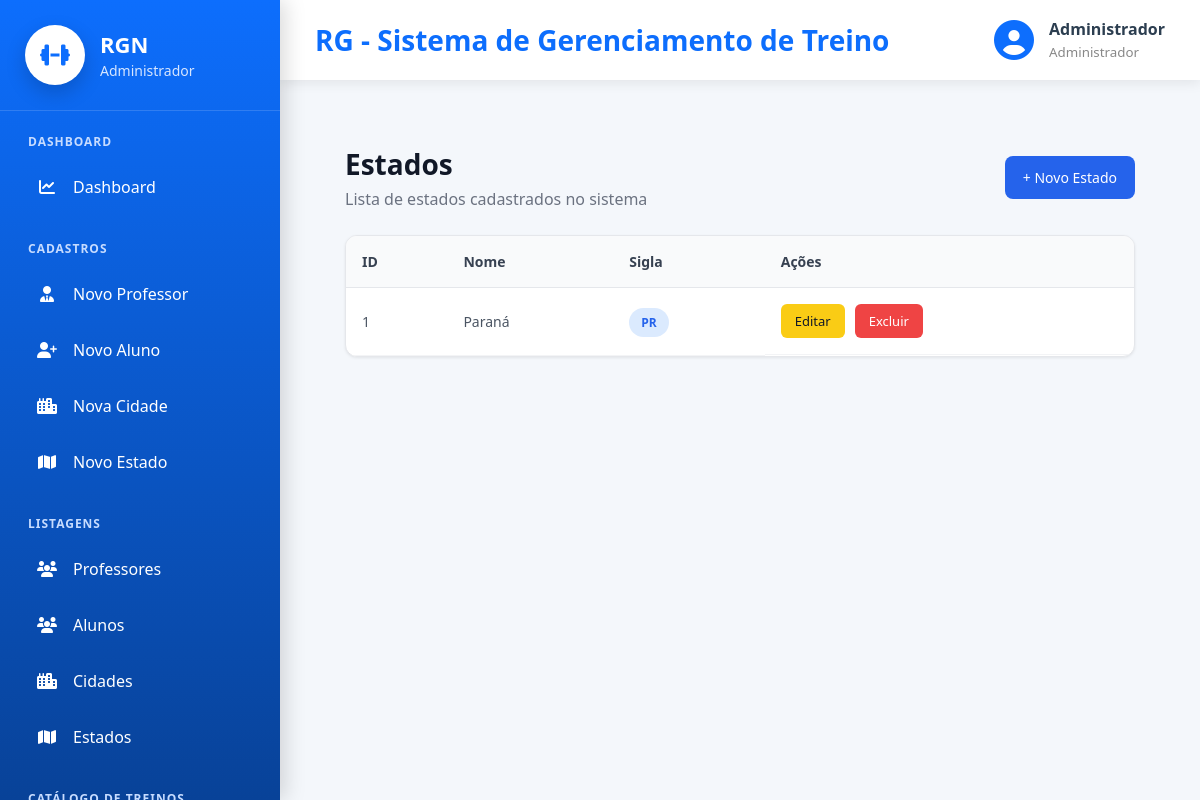
Page /cadastros/listar/estado/ (signed in) on the committed database.
### cadastros/models.py (models this page shows, shortened)
class Auditoria(models.Model):
    cadastrado_em = models.DateTimeField(auto_now_add=True, verbose_name="Cadastrado em")
    atualizado_em = models.DateTimeField(auto_now=True, verbose_name="Atualizado em")
    class Meta:
        abstract = True

class Pessoa(Auditoria):
    TIPO_CHOICES = [
        ('ALUNO', 'Aluno'),
        ('PROFESSOR', 'Professor'),
        ('ADMINISTRADOR', 'Administrador')
    ]
    SEXO_CHOICES = [
        ('M', 'Masculino'),
        ('F', 'Feminino'),
        ('O', 'Outro'),
    ]
    NIVEL_CHOICES = [
        (1, 'Iniciante'),
        (2, 'Intermediário'),
        (3, 'Avançado'),
    ]
    tipo = models.CharField(max_length=20, choices=TIPO_CHOICES, verbose_name="Tipo de Pessoa")
    nome = models.CharField(max_length=50, verbose_name="Nome")
    data_nascimento = models.DateField(verbose_name="Data de nascimento",null=True,blank=True,validators=[validar_data_nascimento],)
    cpf = models.CharField(max_length=11, unique=True, verbose_name="CPF")
    telefone = models.CharField(max_length=15, verbose_name="Telefone")
    objetivo = models.TextField(verbose_name="Objetivo", null=True, blank=True)
    sexo = models.CharField(max_length=20, choices=SEXO_CHOICES, verbose_name="Sexo", null=True, blank=True)
    nivel = models.IntegerField(choices=NIVEL_CHOICES, verbose_name="Nível", null=True, blank=True)
    cidade = models.ForeignKey(Cidade, on_delete=models.PROTECT)
    professor = models.ForeignKey("self", on_delete=models.PROTECT, related_name="alunos", limit_choices_to={"tipo": "PROFESSOR"}, null=True, blank=True)
    usuario = models.OneToOneField("auth.User", on_delete=models.CASCADE, related_name="pessoa_usuario")
    precisa_trocar_senha = models.BooleanField(default=False, verbose_name="Precisa trocar a senha")

class Estado(Auditoria):
    nome = models.CharField(max_length=50, verbose_name="Nome do Estado")
    sigla = models.CharField(max_length=2, verbose_name="Sigla")

### cadastros/views.py (the view)
# urls.py: path('listar/estado/', EstadoList.as_view(), name="listar-estado"),
class EstadoList(LoginRequiredMixin, GroupRequiredMixin, ListView):
    login_url = reverse_lazy('login')
    model = Estado
    template_name = 'cadastros/listar_estado.html'
    group_required = ["Administrador"]

### cadastros/templates/cadastros/listar_estado.html
{% extends 'modelo.html' %}
{% load static %}
{% block css %}
<link rel="stylesheet" href="{% static 'css/cadastros/listar_estado.css' %}">
<link rel="stylesheet" href="{% static 'css/paginas/modelo.css' %}">
{% endblock %}
{% block main %}
<div class="list-container">
    <div class="list-header">
        <div>
            <h2>Estados</h2>
            <p>Lista de estados cadastrados no sistema</p>
        </div>
        <a href="{% url 'cadastrar-estado' %}" class="btn-novo">
            + Novo Estado
        </a>
    </div>
    <div class="table-container">
        <table class="table-list">
            <thead>
                <tr>
                    <th>ID</th>
                    <th>Nome</th>
                    <th>Sigla</th>
                    <th>Ações</th>
                </tr>
            </thead>
            <tbody>
                {% for estado in object_list %}
                <tr>
                    <td>{{ estado.id }}</td>
                    <td>{{ estado.nome }}</td>
                    <td>
                        <span class="badge">
                            {{ estado.sigla }}
                        </span>
                    </td>
                    <td class="acoes">
                        <a href="{% url 'editar-estado' estado.id %}" class="btn-editar">
                            Editar
                        </a>
                        <a href="{% url 'excluir-estado' estado.id %}" class="btn-deletar">
                            Excluir
                        </a>
                    </td>
                </tr>
                {% empty %}
                <tr>
                    <td colspan="4" class="sem-registro">
                        Nenhum estado cadastrado.
                    </td>
                </tr>
                {% endfor %}
            </tbody>
        </table>
    </div>
</div>
{% endblock %}

### paginas/templates/modelo.html (shortened to what this page needs)
{% load static %}
<!DOCTYPE html>
<html lang="pt-br">
<head>
    <link rel="stylesheet" href="{% static 'css/paginas/modelo.css' %}">
    <link rel="stylesheet" href="{% static 'css/paginas/menu.css' %}">
    <link rel="stylesheet" href="{% static 'css/paginas/dashboard/dashboard_admin.css' %}">
    <link rel="stylesheet" href="{% static 'css/paginas/dashboard/dashboard_aluno.css' %}">
    <link rel="stylesheet" href="{% static 'css/paginas/dashboard/dashboard_professor.css' %}">
    <link rel="stylesheet"
          href="https://cdnjs.cloudflare.com/ajax/libs/font-awesome/6.7.2/css/all.min.css">
    {% block css %}
    {% endblock %}
</head>
<body>
<div class="layout">
    {% if request.user.is_authenticated %}
        {% if is_admin %}
            {% include 'menus/menu_admin.html' %}
        {% elif is_professor %}
            {% include 'menus/menu_professor.html' %}
        {% elif is_aluno %}
            {% include 'menus/menu_aluno.html' %}
        {% endif %}
    {% endif %}
    <div class="main-area">
        <header class="topbar">
            <div class="titulo">
                <h2>
                    {% block titulo %}
                        RG - Sistema de Gerenciamento de Treino
                    {% endblock %}
                </h2>
            </div>
            {% if request.user.is_authenticated %}
            <div class="usuario">
                <i class="fas fa-circle-user"></i>
                <div>
                    <strong>
                        {{ request.user.pessoa_usuario.nome }}
                    </strong>
                    <small>
                        {% if is_admin %}
                            Administrador
                        {% elif is_professor %}
                            Professor
                        {% elif is_aluno %}
                            Aluno
                        {% endif %}
                    </small>
                </div>
            </div>
            {% endif %}
        </header>
        <main class="conteudo">
            {% block main %}
            {% endblock %}
        </main>
    </div>
</div>
</body>
</html>

### static/css/paginas/modelo.css (style rules this page uses)
* { margin:0; padding:0; box-sizing:border-box; font-family:"Segoe UI",sans-serif; }
body { background:#f4f7fb; color:#2c3e50; }
.layout { display:flex; min-height:100vh; }
.main-area { margin-left:280px; width:calc(100% - 280px); display:flex; flex-direction:column; }
.topbar { height:80px; background:white; display:flex; justify-content:space-between; align-items:center; padding:0 35px; box-shadow:0 3px 12px rgba(0,0,0,.08); }
.titulo h2 { color:#0d6efd; font-size:28px; }
.usuario { display:flex; align-items:center; gap:15px; }
.usuario i { font-size:40px; color:#0d6efd; }
.usuario strong { display:block; font-size:16px; }
.usuario small { color:#888; }
.conteudo { flex:1; padding:35px; }

### static/css/paginas/menu.css (style rules this page uses)
.badge { background: #dc3545; color: white; font-size: 11px; font-weight: 700; padding: 2px 7px; border-radius: 10px; margin-left: auto; }

### static/css/paginas/dashboard/dashboard_admin.css (style rules this page uses)
* { margin:0; padding:0; box-sizing:border-box; }

### static/css/cadastros/listar_estado.css (style rules this page uses)
.list-container { padding:30px; }
.list-header { display:flex; align-items:center; justify-content:space-between; margin-bottom:25px; }
.list-header h2 { font-size:28px; color:#111827; margin-bottom:5px; }
.list-header p { color:#6b7280; }
.btn-novo { background:#2563eb; color:#fff; padding:12px 18px; border-radius:8px; text-decoration:none; font-size:14px; font-weight:500; transition:0.2s; }
.table-container { background:#fff; border-radius:12px; overflow:hidden; border:1px solid #e5e7eb; box-shadow:0 1px 3px rgba(0,0,0,0.08); }
.table-list { width:100%; border-collapse:collapse; }
.table-list thead { background:#f9fafb; }
.table-list th { padding:16px; text-align:left; font-size:14px; color:#374151; border-bottom:1px solid #e5e7eb; }
.table-list td { padding:16px; font-size:14px; color:#4b5563; border-bottom:1px solid #f3f4f6; }
.badge { background:#dbeafe; color:#2563eb; padding:6px 12px; border-radius:20px; font-size:12px; font-weight:600; }
.acoes { display:flex; gap:10px; }
.btn-editar { background:#facc15; color:#111827; padding:8px 14px; border-radius:6px; text-decoration:none; font-size:13px; transition:0.2s; }
.btn-deletar { background:#ef4444; color:#fff; padding:8px 14px; border-radius:6px; text-decoration:none; font-size:13px; transition:0.2s; }

### rows in the picture
Estado: id "1", nome "Paraná", sigla "PR"

### other values in the picture
{{ request.user.pessoa_usuario.nome }} "Administrador"
